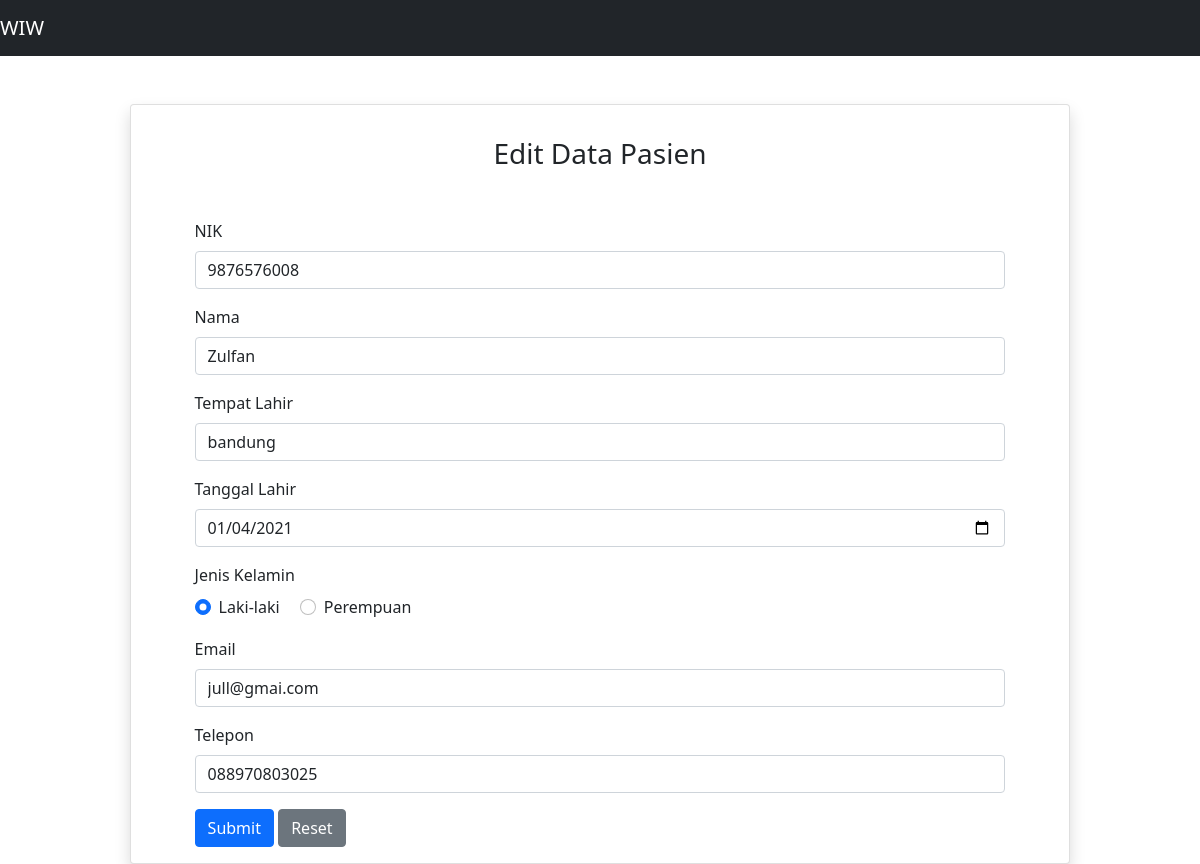
The app's page /source_code/MVP-01/index.php?id_edit=5 with its own data.
### tables this page shows
CREATE TABLE `pasien` (
  `id` int(11) NOT NULL,
  `nik` varchar(100) NOT NULL,
  `nama` varchar(100) NOT NULL,
  `tempat` varchar(100) NOT NULL,
  `tl` varchar(100) NOT NULL,
  `gender` varchar(10) NOT NULL,
  `email` varchar(100) NOT NULL,
  `telp` varchar(100) NOT NULL
);

### source_code/MVP-01/model/DB.class.php (called while the page is built, shortened)
<?php
class DB
{
	var $db_host = '';
	var $db_user = '';
	var $db_password = '';
	var $db_name = '';
	var $db_link = '';
	function __construct($db_host = '', $db_user = '', $db_password = '', $db_name = '')
	{
		$this->db_host = $db_host;
		$this->db_user = $db_user;
		$this->db_password = $db_password;
		$this->db_name = $db_name;
	}
	function open()
	{
		$this->db_link = mysqli_connect($this->db_host, $this->db_user, $this->db_password, $this->db_name);
	}
	function execute($query = "")
	{
		$this->result = mysqli_query($this->db_link, $query);
		return $this->result;
	}
}

### source_code/MVP-01/model/TabelPasien.class.php (called while the page is built, shortened)
<?php
class TabelPasien extends DB
{
	function getPasienById($id)
    {
        $query = "SELECT * FROM pasien WHERE id='$id'";
        return $this->execute($query);
    }
}

### source_code/MVP-01/presenter/ProsesPasien.php (called while the page is built, shortened)
<?php
class ProsesPasien implements KontrakPasienPresenter
{
	private $tabelpasien;
	function __construct()
	{
		try {
			$db_host = "localhost";
			$db_user = "root";
			$db_password = "";
			$db_name = "pasien";
			$this->tabelpasien = new TabelPasien($db_host, $db_user, $db_password, $db_name);
		} catch (Exception $e) {
			echo "wiw error" . $e->getMessage();
		}
	}
	function getDataPasienById($id) {
		try {
			$this->tabelpasien->open();
			$this->tabelpasien->getPasienById($id);
		} catch (Exception $e) {
			echo "wiw error part 6" . $e->getMessage();
		}
	}
}

### source_code/MVP-01/view/TampilPasien.php (called while the page is built, shortened)
<?php
include_once("presenter/ProsesPasien.php");
class TampilPasien implements KontrakPasienView
{
	private $prosespasien;
	function __construct()
	{
		$this->prosespasien = new ProsesPasien();
	}
	function tampil_form_edit($id) {
		$this->prosespasien->getDataPasienById($id);
	}
}

### source_code/MVP-01/model/Template.class.php (the view, shortened to what this page needs)
<?php
class Template{
	var $content = '';
	function __construct($filename = ''){
		$this->content = implode('', @file($filename));
	}
	function clear(){
		$this->content = preg_replace("/DATA_[A-Z|_|0-9]+/", "", $this->content);
	}
	function write(){
		print $this->content;
	}
	function replace($old = '', $new = ''){
		if(is_int($new)){
			$value = sprintf("%d", $new);
		}elseif(is_float($new)){
			$value = sprintf("%f", $new);
		}elseif(is_array($new)){
			$value = '';
			foreach( $new as $item){
				$value .= $item. '';
			}
		}else{
			$value = $new;
		}
		$this->content = preg_replace("/$old/",  $value, $this->content);
	}
}

### records on screen
pasien: nik "9876576008", nama "Zulfan", tempat "bandung", tl "01/04/2021", gender "☑ ☐", email "jull@gmai.com", telp "088970803025"
